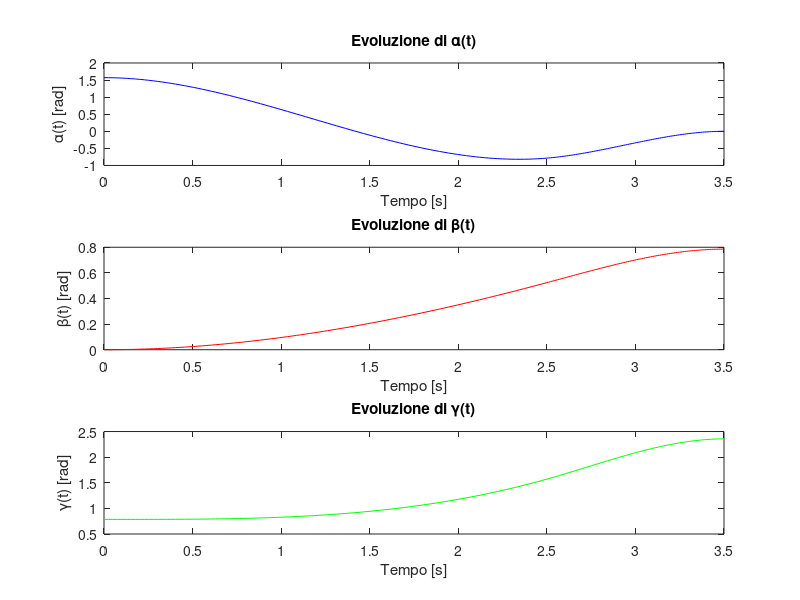

This chart was generated by the following MATLAB code:
clear all
clc

% Definire gli intervalli di tempo
T1 = 2.5;
T2 = 1;
t1 = linspace(0, T1, 100);
t2 = linspace(T1, T1 + T2, 100);

% Calcolare le variabili di tempo normalizzate
tau1 = t1 / T1;
tau2 = (t2 - T1) / T2;

% Definire le funzioni spline
alpha1 = (207*pi/112)*tau1.^3 - (291*pi/112)*tau1.^2 + (pi/2);
alpha2 = -(101*pi/280)*(tau2 - 1).^3 - (171*pi/280)*(tau2 - 1).^2;

beta1 = -(13*pi/336)*tau1.^3 + (23*pi/112)*tau1.^2;
beta2 = -(41*pi/840)*(tau2 - 1).^3 - (37*pi/280)*(tau2 - 1).^2 + (pi/4);

gamma1 = (31*pi/112)*tau1.^3 - (3*pi/112)*tau1.^2 + (pi/4);
gamma2 = -(53*pi/280)*(tau2 - 1).^3 - (123*pi/280)*(tau2 - 1).^2 + (3*pi/4);

% Unire gli intervalli di tempo e le funzioni spline
t = [t1, t2];
alpha = [alpha1, alpha2];
beta = [beta1, beta2];
gamma = [gamma1, gamma2];

% Tracciare i grafici
figure;

subplot(3,1,1);
plot(t, alpha, 'b');
title('Evoluzione di \alpha(t)');
xlabel('Tempo [s]');
ylabel('\alpha(t) [rad]');

subplot(3,1,2);
plot(t, beta, 'r');
title('Evoluzione di \beta(t)');
xlabel('Tempo [s]');
ylabel('\beta(t) [rad]');

subplot(3,1,3);
plot(t, gamma, 'g');
title('Evoluzione di \gamma(t)');
xlabel('Tempo [s]');
ylabel('\gamma(t) [rad]');
